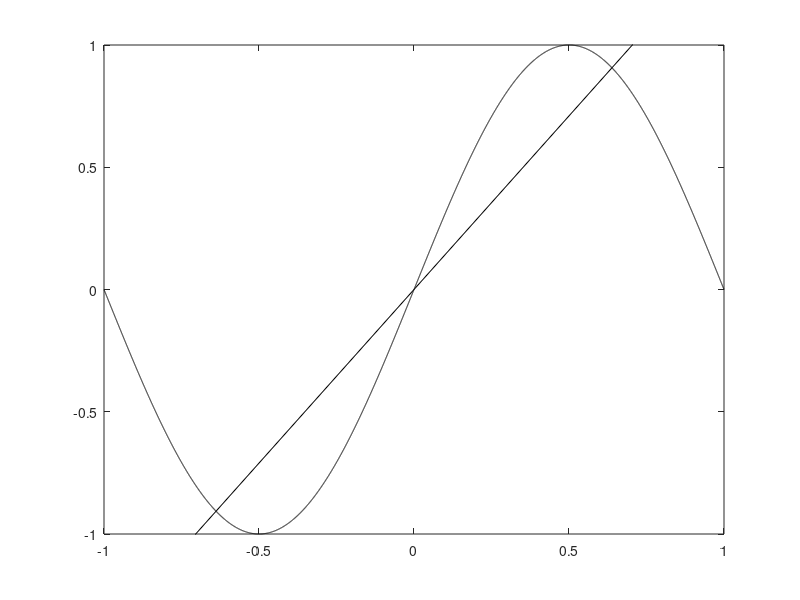

Write the MATLAB code that produced this figure.
clc;

r = 10000; %runs
e = 2; %examples

%f:[-1,1]->R
%f(x) = sin(pi*X)

X=linspace(-1,1,r);
Y=sin(pi*X);

i = r;

A = zeros(1,r);
Eout = zeros(1,r);

while i > 0
    
    E = fix (unifrnd (1, r, e, 1)); 
    
    Xr = X(E);
    Yr = Y(E);
        
    a = Yr * pinv(Xr);
        
    A(i) = a;
    
    %plot([-1;1],[a*-1;a*1],'color','y');
    %hold on;
    
    j = fix (unifrnd (1, r, 1, 1));
    
    Eout(i) = abs(Y(j) - X(j)*a);
    
    i = i - 1;
    
end

plot(X,Y,'color','k'), axis([-1 1 -1 1]);
hold on;

aavg = (round(mean(A)*100))/100;
eout = (round(mean(Eout)*100))/100;

Yaavg = aavg * X;

bias = (round(((sum((Y - Yaavg).^2))/r)*100))/100;

Vh = zeros(1,r);

for c = 1 : r
   
    Ya = A(c) * X;
    Vh(c) = (round(((sum((Ya - Yaavg).^2))/r)*100))/100;
     
end

variance = mean(Vh);

plot([-1;1],[aavg*-1;aavg*1],'color','k');
hold off;

fprintf('Average a: %f\n', aavg);
fprintf('Bias: %f\n', bias);
fprintf('Variance: %f\n', variance);
fprintf('Eout a: %f\n', eout);
